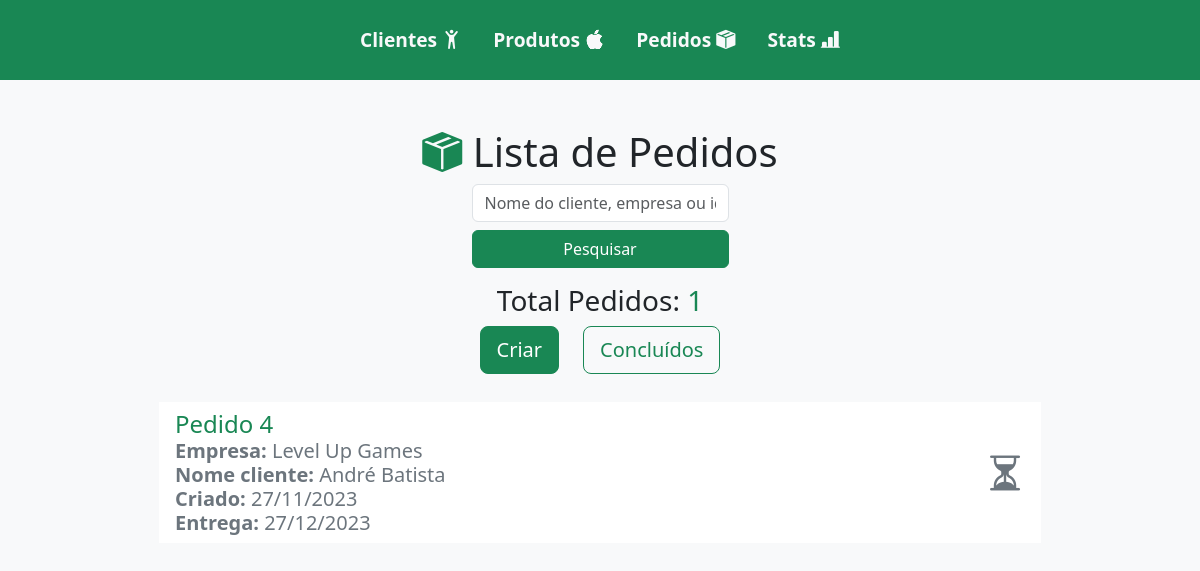
The page / on the database its author committed.
### fazenda/models.py (models this page shows, shortened)
class Pedido(models.Model):
    cliente = models.ForeignKey(Cliente, on_delete=models.CASCADE)
    produtos = models.ManyToManyField(Produto, through="ItemPedido")
    data_pedido = models.DateField(auto_now_add=True)
    status = models.CharField(
        max_length=10,
        choices=(
            ("Pendente", "Pendente"),
            ("Concluído", "Concluído"),
        ),
        default="Pendente",
    )
    def maior_tempo_preparo(self):
        tempos_preparo = self.produtos.all().values_list("tempo_preparo", flat=True)
        if tempos_preparo:
            return max(tempos_preparo)
        return 0
    def data_entrega(self):
        maior_tempo = self.maior_tempo_preparo()
        if maior_tempo > 0:
            return self.data_pedido + timedelta(days=maior_tempo)
        return self.data_pedido

class Cliente(models.Model):
    nome = models.CharField(max_length=100)
    empresa = models.CharField(max_length=100, blank=True, null=True)
    telefone = models.CharField(max_length=20)

### fazenda/views.py (the view, shortened to what this page needs)
# urls.py: path("", views.listar_pedidos, name="listar_pedidos"),
def listar_pedidos(request):
    termo_pesquisa = request.GET.get("q")
    pedidos = Pedido.objects.filter(status="Pendente")
    return render(request, "listar_pedidos.html", {"pedidos": pedidos})

### fazenda/templates/listar_pedidos.html (shortened to what this page needs)
{% extends 'base.html' %}
{% load static %}
{% block content %}
    <div class="container-fluid d-flex flex-column justify-content-center align-items-center pedidos">
        <h1 class="mb-2">
    <i class="bi bi-box-seam-fill text-success"></i>
    Lista de Pedidos
        <form method="GET" class="tex d-flex flex-column justify-content-center">
            <input class="form-control" type="text" name="q" placeholder="Nome do cliente, empresa ou id" />
            <button class="btn btn-success mb-3 mt-2 " type="submit">Pesquisar</button>
        </form>
        <h5 class="text-center text-lg fs-3">
            Total Pedidos: <span class="text-success">{{ pedidos|length }}</span>
        </h5>
        <div class="d-flex flex-row justify-content-center align-items-center w-75 mb-3 gap-4">
            <a class="btn btn-lg btn-success fs-5 mb-2" href="{% url 'criar_pedido' %}">Criar</a>
            <a class="btn btn-lg btn btn-outline-success fs-5 mb-2" href="{% url 'listar_pedidos_concluidos' %}">Concluídos</a>
        </div>
        <ul class="h5 list-group list-group-flush w-75 d-flex flex-column justify-content-center align-items-center">
            {% for pedido in pedidos %}
                <a class="list-group-item list-group-item-action d-flex justify-content-between align-items-center list"
                   href="{% url 'detalhes_item_pedido' pedido.id %}">
                    <div class="d-flex flex-column">
                        <span class="fs-4 text-success">Pedido {{ pedido.pk }}</span>
                        <span class="text-secondary"><b>Empresa:</b> {{ pedido.cliente.empresa }}</span>
                        <span class="text-secondary"><b>Nome cliente:</b>  {{ pedido.cliente.nome }}</span>
                        <span class="text-secondary"><b>Criado:</b>  {{ pedido.data_pedido|date:"d/m/Y" }}</span>
                        <span class="text-secondary"><b>Entrega:</b>  {{ pedido.data_entrega|date:"d/m/Y" }}</span>
                    </div>
                    {% if pedido.status == 'Concluído' %}
                        <i class="bi bi-check-circle text-success fs-1"></i>
                    {% else %}
                        <i class="bi bi-hourglass-split text-secondary fs-1"></i>
                    {% endif %}
                {% endfor %}
            </a>
        </ul>
    </div>
{% endblock %}

### fazenda/templates/base.html (style rules this page uses)
* { margin: 0; padding: 0; }
body { overflow-x: hidden; }
.list { margin-top: 0.3rem; margin-bottom: 0.6rem; }

### rows shown on the page
Pedido: pk "4", cliente.empresa "Level Up Games", cliente.nome "André Batista", data_pedido "27/11/2023", data_entrega "27/12/2023"

### other values the page prints
{{ pedidos|length }} "1"
